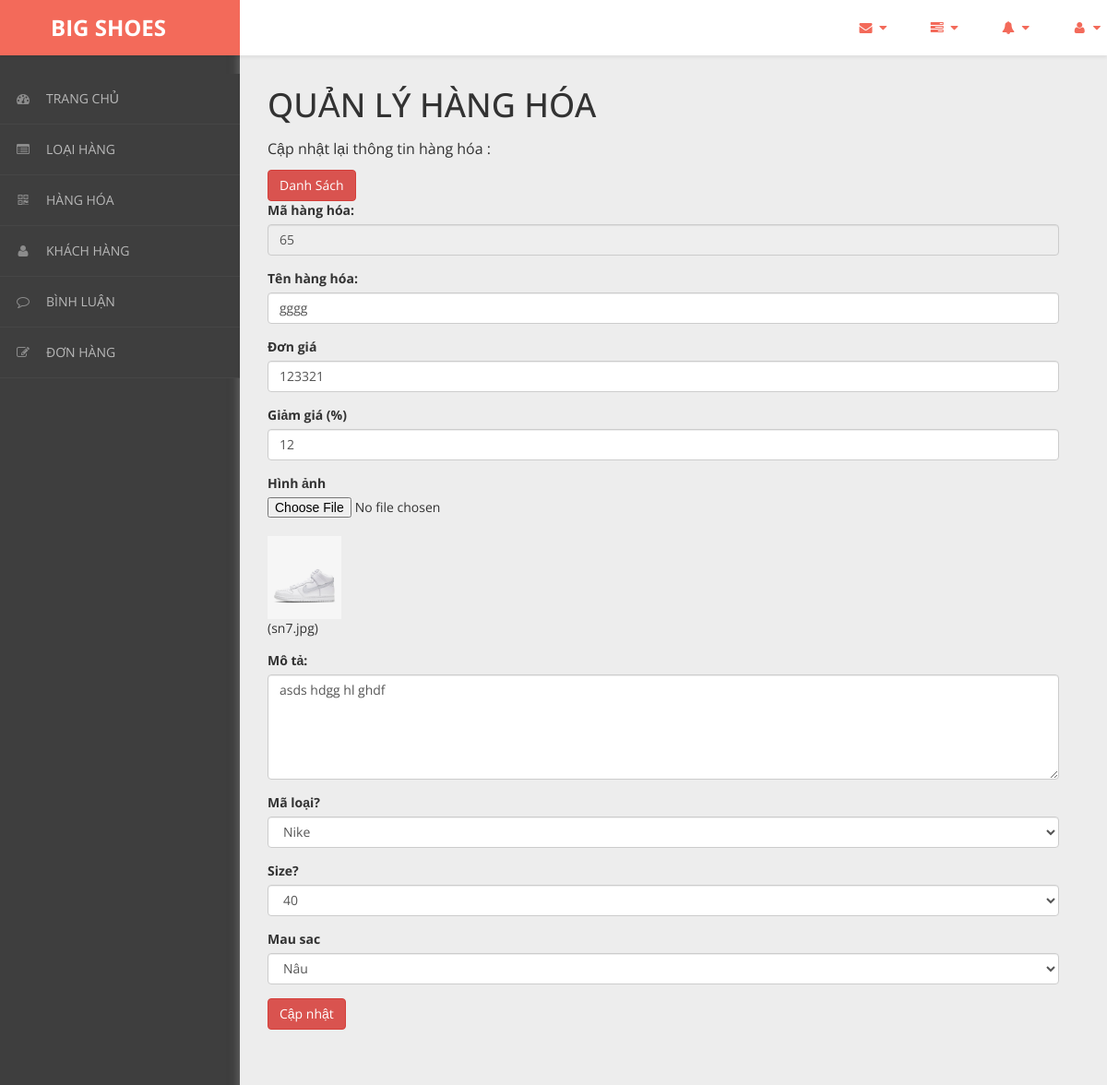
The app's page /admin/content/hang-hoa/hang-hoa-update.php?ma_hh=65 with its own data.
### tables this page shows
CREATE TABLE `hang_hoa` (
  `ma_hh` int(11) NOT NULL,
  `ten_hh` varchar(50) NOT NULL,
  `hinh` varchar(50) NOT NULL,
  `don_gia` int(11) NOT NULL,
  `giam_gia` int(11) NOT NULL,
  `mo_ta` varchar(500) NOT NULL,
  `ma_loai` int(11) NOT NULL,
  `maSize` int(10) DEFAULT NULL,
  `maMau` int(10) NOT NULL
);

### admin/dao/pdo.php (called while the page is built, shortened)
<?php
    function pdo_get_connection(){
        $pdo = new PDO("mysql:host=localhost;dbname=bigshoes",'root','');
        $pdo->setAttribute(PDO::ATTR_ERRMODE, PDO::ERRMODE_EXCEPTION);
        return $pdo;
    }
    function pdo_query($sql){
        $sql_args = array_slice(func_get_args(),1);
        try{
            $conn = pdo_get_connection();
            $stmt = $conn ->prepare($sql);
            $stmt -> execute($sql_args);
            $rows = $stmt -> fetchAll();
            return $rows;
        }catch(PDOException $e){
            throw $e;
        }finally{
            unset($conn);
        }
    }
    function pdo_query_one($sql){
        $sql_args = array_slice(func_get_args(),1);
        try{
            $conn = pdo_get_connection();
            $stmt = $conn ->prepare($sql);
            $stmt -> execute($sql_args);
            $row = $stmt -> fetch();
            return $row;
        }catch(PDOException $e){
            throw $e;
        }finally{
            unset($conn);
        }
    }
    ?>

### admin/dao/hang-hoa.php (called while the page is built, shortened)
<?php
    require_once ('pdo.php');
    require_once ('loai-hang.php');
    function hang_hoa_select_by_id($ma_hh){
        $sql = "SELECT * FROM hang_hoa WHERE ma_hh=?";
        return pdo_query_one($sql,$ma_hh);
    }
?>

### admin/dao/loai-hang.php (called while the page is built, shortened)
<?php
    require_once ('pdo.php');
    function loai_hang_select_all(){
        $sql = "SELECT * FROM loai_hang ORDER BY ma_loai DESC";
        return pdo_query($sql);
    }
?>

### admin/dao/size.php (called while the page is built, shortened)
<?php
        function size_select_all(){
            $sql = "SELECT * FROM size";
            return pdo_query($sql);
        }
?>

### admin/dao/color.php (called while the page is built)
<?php
            function color_select_all(){
                $sql = "SELECT * FROM mausac";
                return pdo_query($sql);
            }
?>

### admin/content/hang-hoa/hang-hoa-update.php (the view, shortened to what this page needs)
<!DOCTYPE html>
<html xmlns="http://www.w3.org/1999/xhtml">
<head>
    <link href="../../../css/admin/css/bootstrap.css" rel="stylesheet" />
    <link href="../../../css/admin/css/font-awesome.css" rel="stylesheet" />
    <link href="../../../css/admin/css/custom-styles.css" rel="stylesheet" />
</head>
<body>
    <div id="wrapper">
        <nav class="navbar navbar-default top-navbar" role="navigation">
            <div class="navbar-header">
                <a class="navbar-brand" href="../../../../bigshoes/trang-chinh/"><strong style = "margin-left: 40px;">BIG SHOES</strong></a>
            </div>
            <ul class="nav navbar-top-links navbar-right">
                <li class="dropdown">
                    <a class="dropdown-toggle" data-toggle="dropdown" href="#" aria-expanded="false">
                        <i class="fa fa-envelope fa-fw"></i> <i class="fa fa-caret-down"></i>
                    </a>
                </li>
                <li class="dropdown">
                    <a class="dropdown-toggle" data-toggle="dropdown" href="#" aria-expanded="false">
                        <i class="fa fa-tasks fa-fw"></i> <i class="fa fa-caret-down"></i>
                    </a>
                </li>
                <li class="dropdown">
                    <a class="dropdown-toggle" data-toggle="dropdown" href="#" aria-expanded="false">
                        <i class="fa fa-bell fa-fw"></i> <i class="fa fa-caret-down"></i>
                    </a>
                </li>
                <li class="dropdown">
                    <a class="dropdown-toggle" data-toggle="dropdown" href="#" aria-expanded="false">
                        <i class="fa fa-user fa-fw"></i> <i class="fa fa-caret-down"></i>
                    </a>
                </li>
            </ul>
        </nav>
        <nav class="navbar-default navbar-side" role="navigation">
            <div class="sidebar-collapse">
                <ul class="nav" id="main-menu">
                    <li>
                        <a href="../thong-ke/thong-ke-list.php"><i class="fa fa-dashboard"></i>TRANG CHỦ</a>
                    </li>
                    <li>
                        <a href="../loai-hang/loai-hang-list.php"><i class="fa fa-list-alt" aria-hidden="true"></i>LOẠI HÀNG</a>
                    </li>
                    <li>
                        <a href="../hang-hoa/hang-hoa-list.php"><i class="fa fa-qrcode"></i>HÀNG HÓA</a>
                    </li>
                    <li>
                        <a href="../khach-hang/khach-hang-list.php"><i class="fa fa-user"></i>KHÁCH HÀNG</a>
                    </li>
                    <li>
                        <a href="../binh-luan/binh-luan-list.php"><i class="fa fa-comment-o" aria-hidden="true"></i>BÌNH LUẬN</a>
                    </li>
                    <li>
                        <a href="../hoa-don/hoa-don-list.php"><i class="fa fa-edit"></i>ĐƠN HÀNG</a>
                    </li>
                </ul>
            </div>
        </nav>
        <div id="page-wrapper">
		  <div class="header">
                        <div class="page-header">
                            <h1>QUẢN LÝ HÀNG HÓA</h1>
                            <p>Cập nhật lại thông tin hàng hóa :</p>
                            <?php
                                require_once ('../../dao/hang-hoa.php');
                                require_once ('../../dao/loai-hang.php');
                                require_once ('../../dao/size.php');
                                require_once ('../../dao/color.php');
                                extract($_REQUEST);
                                $item = hang_hoa_select_by_id($ma_hh);
                                extract($item);
                                extract($_REQUEST);
                            ?>
                            <button  class="btn btn-danger"><a style="color:#fff"; href="hang-hoa-list.php">Danh Sách</a></button>
                            <form action="" method="post" enctype="multipart/form-data">
                            <div class="form-group">
                            <label for="">Mã hàng hóa:</label>
                            <input type="text" class="form-control" id="ma_hh" name="ma_hh"
                                placeholder="Nhập tên hàng hóa ..."
                                value = <?=$ma_hh?> readonly>
                            </div>
                            <div class="form-group">
                            <label for="">Tên hàng hóa:</label>
                            <input type="text" class="form-control" id="ten_hh" name="ten_hh"
                                placeholder="Nhập tên hàng hóa ..."
                                value = "<?=$ten_hh?>" >
                            </div>
                            <div class="form-group">
                            <label for="">Đơn giá</label>
                            <input type="number" class="form-control" id="don_gia" name="don_gia"
                                placeholder="Nhập đơn giá ..."
                                value = "<?=$don_gia?>">
                            </div>
                            <div class="form-group">
                            <label for="">Giảm giá (%)</label>
                            <input type="number" class="form-control" id="giam_gia" name="giam_gia" min="0" max="100"
                                placeholder="Nhập giảm giá"
                                value="<?=$giam_gia?>">
                            </div>
                            <div class="form-group">
                            <label for="">Hình ảnh</label>
                            <input type="file" class="form-control-file border" name="hinh">
                            <input name="hinh" type="hidden" value="<?=$hinh?>"><br>
                            <img src="../../assets/images/products/<?=$hinh?>" alt="" style="width:80px"><br>
                            (<?=$hinh?>)
                            </div>
                            <div class="form-group">
                            <label for="">Mô tả:</label>
                            <textarea class="form-control" rows="5" id="mo_ta" name="mo_ta"
                                placeholder="Mô tả hàng hóa ..."><?=$mo_ta?></textarea>
                            </div>
                            <div class="form-group">
                            <label for="">Mã loại?</label>
                            <select name="ma_loai" value="<?=$ma_loai?>" class=form-control>
                                            <?php
                                                $loai_select_list = loai_hang_select_all();
                                                foreach ($loai_select_list as $loai) {
                                                    if($loai['ma_loai'] == $ma_loai){
                                                        echo '<option selected value="'.$loai['ma_loai'].'">'.$loai['ten_loai'].'</option>';
                                                    }
                                                    else{
                                                        echo '<option value="'.$loai['ma_loai'].'">'.$loai['ten_loai'].'</option>';
                                                    }
                                                }
                                            ?>
                            </select>
                            </div>
                            <div class="form-group">
                            <label for="">Size?</label>
                            <select name="size" value="<?=$maSize?>" class=form-control>
                                            <?php
                                                $size_select_list = size_select_all();
                                                foreach ($size_select_list as $size) {
                                                    if($size['maSize'] == $maSize){
                                                        echo '<option selected value="'.$size['maSize'].'">'.$size['Size'].'</option>';
                                                    }
                                                    else{
                                                        echo '<option value="'.$size['maSize'].'">'.$size['Size'].'</option>';
                                                    }
                                                }
                                            ?>
                            </select>
                            </div>
                            <div class="form-group">
                            <label for="">Mau sac</label>
                            <select name="mauSac" value="<?=$maMau?>" class=form-control>
                                            <?php
                                                $color_select_list = color_select_all();
                                                foreach ($color_select_list as $color) {
                                                    if($color['maMau'] == $maMau){
                                                        echo '<option selected value="'.$color['maMau'].'">'.$color['Mau'].'</option>';
                                                    }
                                                    else{
                                                        echo '<option value="'.$color['maMau'].'">'.$color['Mau'].'</option>';
                                                    }
                                                }
                                            ?>
                            </select>
                            </div>
                            <button type="submit" name="btn_update" class="btn btn-danger">Cập nhật</button>
                        </form>
                        </div>
		</div>
            </div>
        </div>
</body>
</html>

### css/admin/css/custom-styles.css (style rules this page uses)
body { font-family: 'Open Sans', sans-serif; background: #3E3E3E; }
#wrapper { width: 100%; }
#page-wrapper { padding: 15px 15px; min-height: 600px; background: #EDEDED; }
h1, .h1, h2, .h2, h3, .h3 { margin-top: 7px; margin-bottom: -5px; }
p { font-size:16px; line-height:25px; padding-top:20px; }
.navbar-side { z-index: 0; }
.navbar-side .nav > li > a > i { color: #8C8C8C;padding: 8px;width: 30px;text-align: center; }
.top-navbar { position: fixed; width: 100%; z-index: 300; -webkit-box-shadow: 0 3px 3px rgba(0, 0, 0, 0.05); -moz-box-shadow: 0 3px 3px rgba(0, 0, 0, 0.05); box-shadow: 0 3px 3px rgba(0, 0, 0, 0.05); }
.navbar-side { z-index: 1; position: fixed; width: 260px; top: 80px; }
#page-wrapper { position: relative; top: 55px; box-shadow: 0 0 10px #757575; -moz-box-shadow: 0 0 10px #757575; -webkit-box-shadow: 0 0 10px #757575; }
.page-header { margin: 0;border-bottom: 1px solid transparent;text-align: left;background-color: rgb(237, 237, 237);padding: 32px 22px 32px 0;color: #323232; }
.header { margin: 0 30px; }
.top-navbar { margin:0px; }
.top-navbar .navbar-brand { color: #fff;width: 260px;text-align: left;height: 60px;font-size: 24px;font-weight: 700;line-height: 30px;background: #F36A5A; }
.top-navbar .nav > li { position: relative; display: inline-block; margin: 0px; padding: 0px; }
.top-navbar .nav > li > a { position: relative; display: block; padding: 20px;color: #FFFFFF; margin: 0px; }
.sidebar-collapse , .sidebar-collapse .nav { background:none; }
.sidebar-collapse .nav { padding:0; }
.sidebar-collapse .nav > li > a { color: #B8B8B8; background:transparent; text-shadow:none; font-size: 14px; }
.sidebar-collapse > .nav > li > a { padding: 12px 10px; }
.sidebar-collapse > .nav > li { border-bottom: 1px solid rgba(107, 108, 109, 0.19); }
.navbar-side { border:none; background: #3E3E3E; }
.top-navbar { background: #FFFFFF; border-bottom:none; }
.top-navbar .nav > li > a > i { margin-right: 2px; }
.navbar-default { border:0px solid black; }
.navbar-header { background: transparent; }
.nav > li > a > i { margin-right:10px; color: rgb(243, 106, 90); }
@media (min-width:768px) { #page-wrapper { margin: 0 0 0 260px; padding: 0; min-height: 1200px; } }
@media (min-width:768px) { .navbar-side { width: 260px; z-index: 1; } }
@media (min-width:768px) { .navbar { border-radius: 0px; } }

### records on screen
hang_hoa: ten_hh "gggg", don_gia "123321", giam_gia "12", hinh (picture), hinh "sn7.jpg", mo_ta "asds hdgg hl ghdf"

### other values on screen
form field ma_loai "Nike"
form field size "40"
form field mauSac "Nâu"
